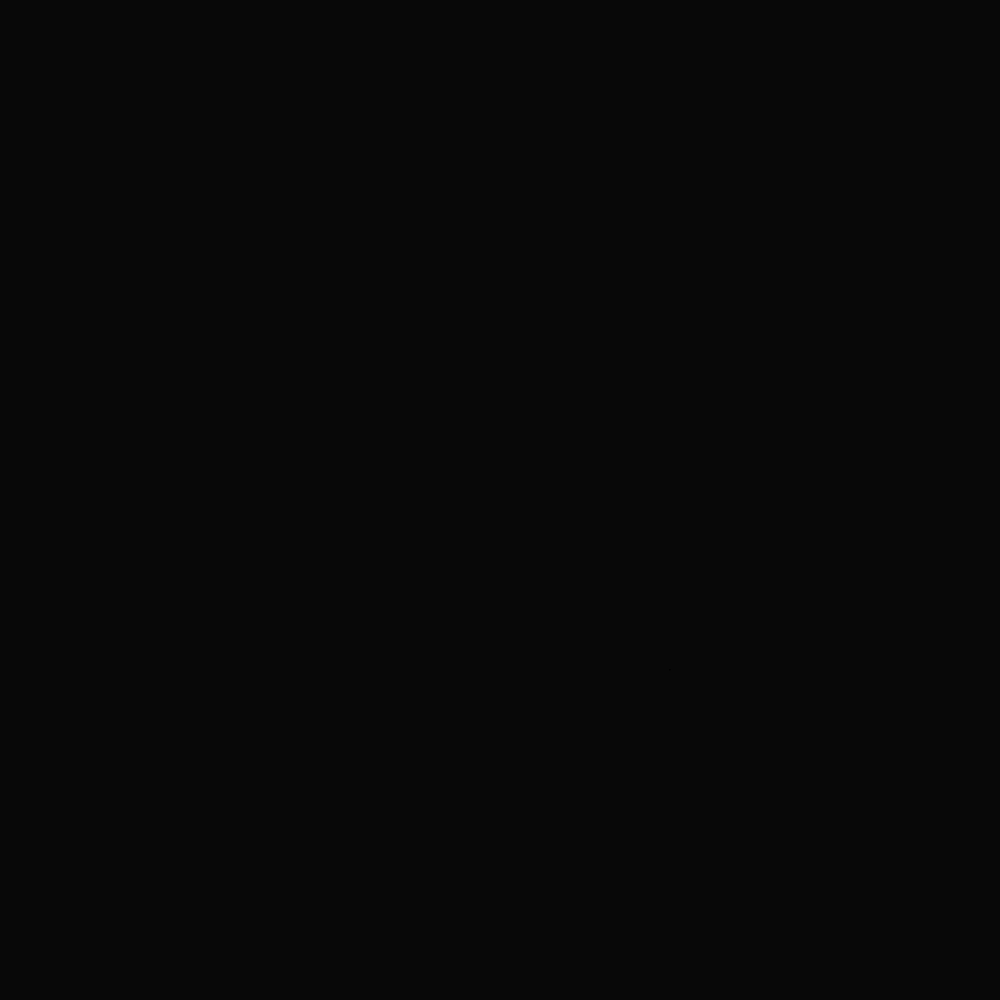
Frame 1 (no input)
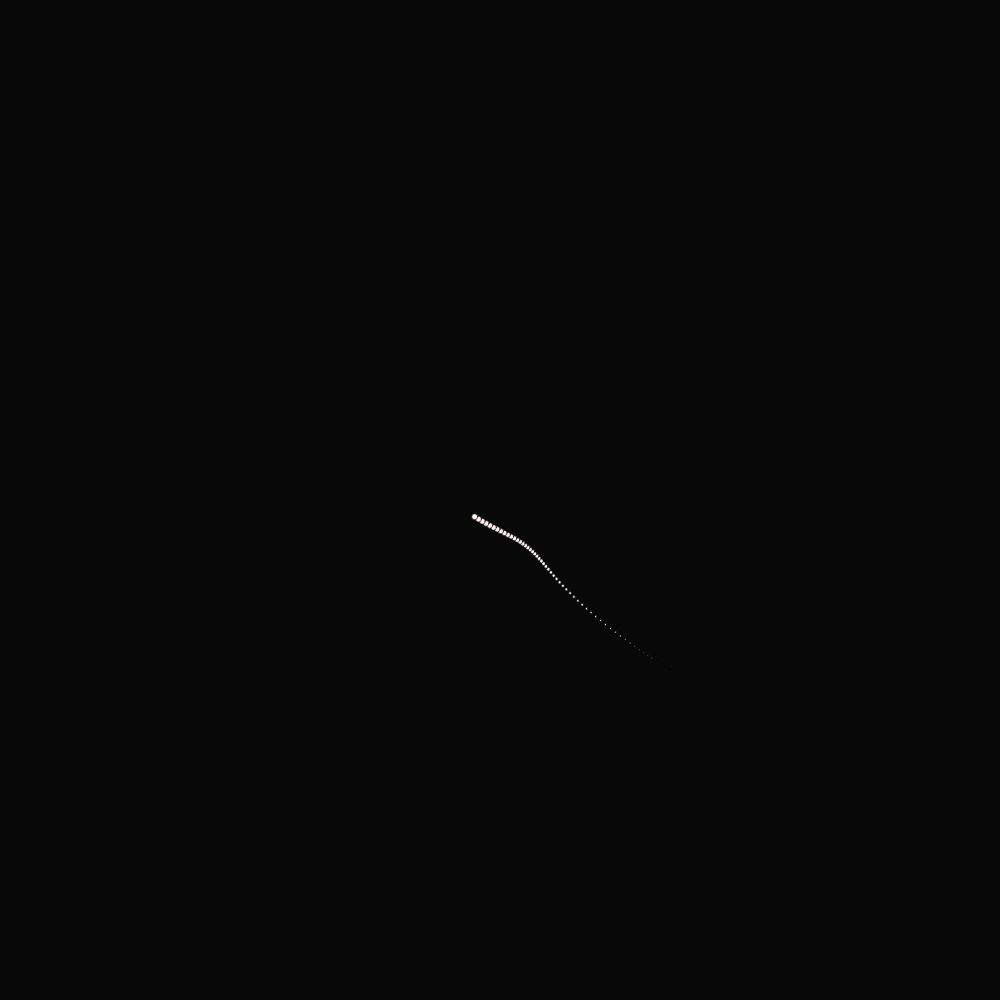
Frame 60 (no input)
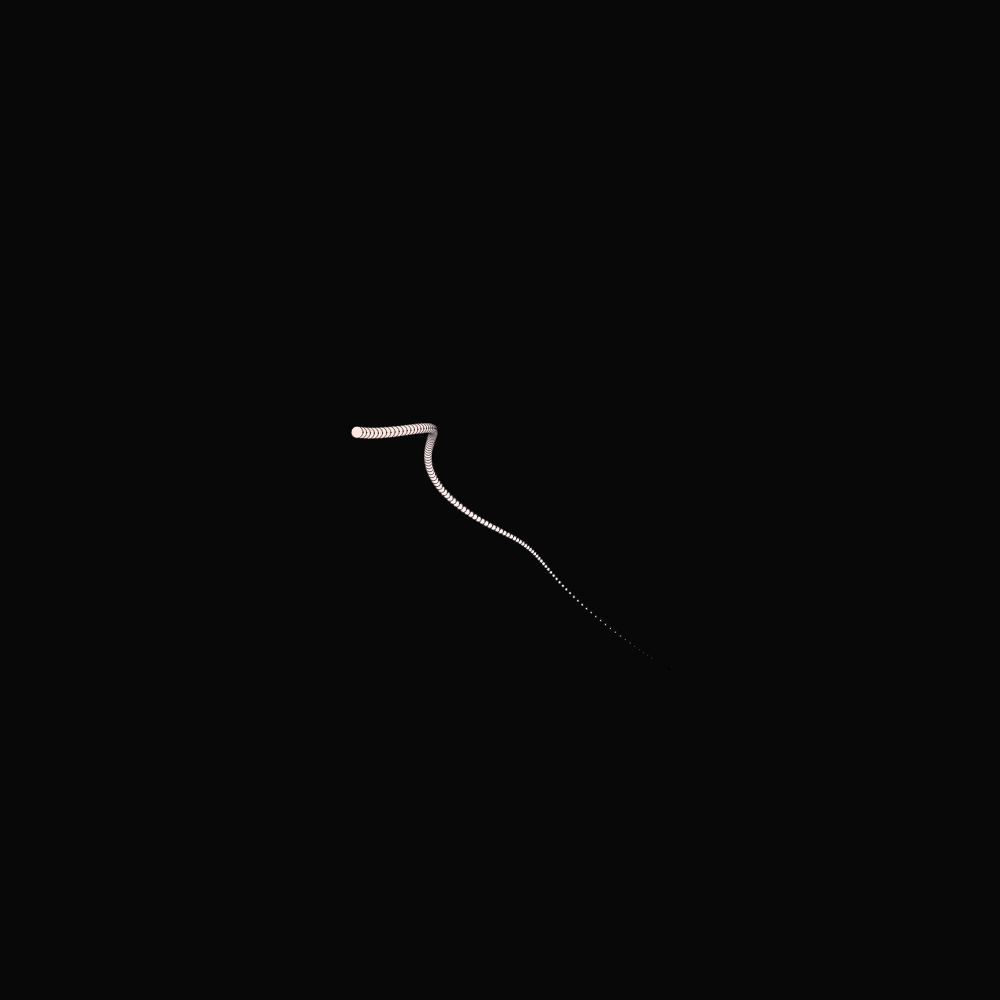
Frame 120 (the mouse pressed at the canvas centre since frame 60)

The p5.js sketch that drew these frames (run headless with seeded random() and noise() and a simulated clock; from frame 60 on, the mouse is pressed at the canvas centre):

// p5.js sketch
// ── sketch.js
let x, y, xoff, yoff, r, grow, h, s, b;

function setup() {
  noCursor();
  colorMode(HSB);
  rectMode(CENTER);
  if (windowHeight > windowWidth) {
    cnv = createCanvas(windowWidth, windowWidth);
  } else {
    cnv = createCanvas(windowHeight, windowHeight);
  }
  background(3);

  x = width * 0.5;
  y = height * 0.5;
  r = 0;

  xoff = 0;
  yoff = 0;

  grow = true;

  h = 0;
  s = 0;
  b = 100;

  hueDir = true;
}

function draw() {
  fill(100);

  x = noise(xoff) * width;
  y = noise(yoff) * height;

  xoff += 0.005;
  yoff += 0.004;

  if (r > 200) {
    grow = false;
  } else if (r < 5) {
    grow = true;
  }

  if (grow) {
    r += 0.1;
    constrain((s += 0.1), 0, 100);
  } else {
    r -= 0.1;
    constrain((s -= 0.1), 20, 100);
  }

  if (h < 0) {
    hueDir = true;
  } else if (h > 360) {
    hueDir = false;
  }
  if (hueDir) {
    constrain((h += 0.1), 0, 360);
  } else {
    constrain((h -= 0.1), 0, 360);
  }

  stroke(0, 0.6);
  fill(h, s, b);
  circle(x, y, r);
}

// ── style.css
html {
  background-color: rgb(10, 10, 10)
}

canvas {
  position: absolute;
  left: 50%;
  top: 50%;
  transform: translate(-50%, -50%);
  width: 50%;
  height: 50%;
  padding: 0;
}
